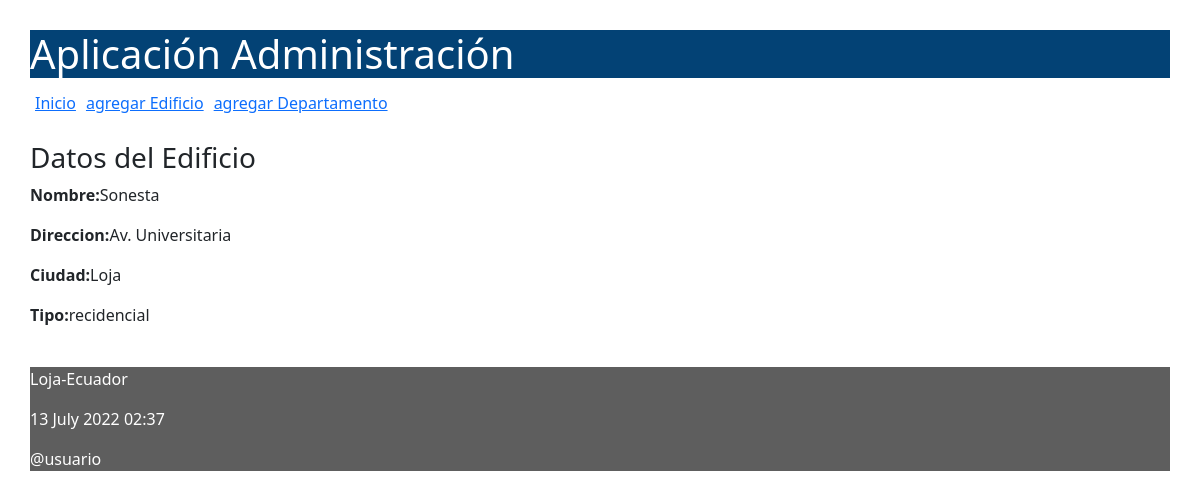
The page /ver/edificio/1 on the database its author committed.
### administrativo/models.py (models this page shows, shortened)
class Edificio(models.Model):
    class Meta:
        verbose_name_plural = "Edificios"
    opciones_tipo = (
        ('recidencial', 'Edificio Recidencial'),
        ('comercial', 'Edificio Comercial'),
    )
    nombre = models.CharField(max_length=50)
    direccion = models.CharField(max_length=150)
    ciudad = models.CharField(max_length=30)
    tipo = models.CharField(max_length=50, choices=opciones_tipo)

### administrativo/views.py (the view)
# urls.py: path('ver/edificio/<int:id>', views.verEdificio, name='verEdificio'),
def verEdificio(request, id):
    edificio = Edificio.objects.get(pk=id)
    informacion_template = {'edificio': edificio}
    return render(request, 'listarEdificio.html', informacion_template)

### administrativo/templates/listarEdificio.html
{% extends "master.html" %}
{% block content %}
<h3>Datos del Edificio</h3>
<p><b>Nombre:</b>{{edificio.nombre}}</p>
<p><b>Direccion:</b>{{edificio.direccion}}</p>
<p><b>Ciudad:</b>{{edificio.ciudad}}</p>
<p><b>Tipo:</b>{{edificio.tipo}}</p>
<br/>
{% endblock %}

### administrativo/static/css/estilos.css (style rules this page uses)
body { background: #FEFEFD; padding: 30px; }

### rows shown on the page
Edificio: nombre "Sonesta", direccion "Av. Universitaria", ciudad "Loja", tipo "recidencial"
